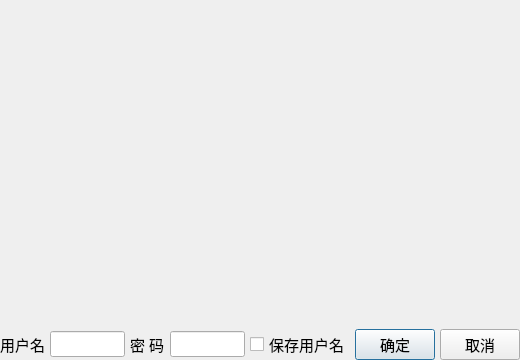
<?xml version="1.0" encoding="UTF-8"?>
<ui version="4.0">
 <class>dlgLogin</class>
 <widget class="QDialog" name="dlgLogin">
  <property name="geometry">
   <rect>
    <x>0</x>
    <y>0</y>
    <width>520</width>
    <height>360</height>
   </rect>
  </property>
  <property name="maximumSize">
   <size>
    <width>520</width>
    <height>360</height>
   </size>
  </property>
  <property name="font">
   <font>
    <pointsize>11</pointsize>
   </font>
  </property>
  <property name="windowTitle">
   <string>Dialog</string>
  </property>
  <layout class="QVBoxLayout" name="verticalLayout">
   <property name="spacing">
    <number>0</number>
   </property>
   <property name="leftMargin">
    <number>0</number>
   </property>
   <property name="topMargin">
    <number>0</number>
   </property>
   <property name="rightMargin">
    <number>0</number>
   </property>
   <property name="bottomMargin">
    <number>0</number>
   </property>
   <item>
    <widget class="QLabel" name="label">
     <property name="maximumSize">
      <size>
       <width>520</width>
       <height>334</height>
      </size>
     </property>
     <property name="text">
      <string/>
     </property>
     <property name="pixmap">
      <pixmap resource="res.qrc">:/images/images/splash2.jpg</pixmap>
     </property>
     <property name="scaledContents">
      <bool>true</bool>
     </property>
    </widget>
   </item>
   <item>
    <layout class="QHBoxLayout" name="horizontalLayout">
     <property name="spacing">
      <number>5</number>
     </property>
     <item>
      <widget class="QLabel" name="label_2">
       <property name="text">
        <string>用户名</string>
       </property>
      </widget>
     </item>
     <item>
      <widget class="QLineEdit" name="editUser"/>
     </item>
     <item>
      <widget class="QLabel" name="label_3">
       <property name="text">
        <string>密 码</string>
       </property>
      </widget>
     </item>
     <item>
      <widget class="QLineEdit" name="editPSWD">
       <property name="echoMode">
        <enum>QLineEdit::Password</enum>
       </property>
      </widget>
     </item>
     <item>
      <widget class="QCheckBox" name="chkBoxSave">
       <property name="text">
        <string>保存用户名</string>
       </property>
      </widget>
     </item>
     <item>
      <spacer name="horizontalSpacer_3">
       <property name="orientation">
        <enum>Qt::Horizontal</enum>
       </property>
       <property name="sizeHint" stdset="0">
        <size>
         <width>17</width>
         <height>20</height>
        </size>
       </property>
      </spacer>
     </item>
     <item>
      <widget class="QPushButton" name="btnOK">
       <property name="text">
        <string>确定</string>
       </property>
       <property name="icon">
        <iconset resource="res.qrc">
         <normaloff>:/images/images/704.bmp</normaloff>:/images/images/704.bmp</iconset>
       </property>
      </widget>
     </item>
     <item>
      <widget class="QPushButton" name="btnCancel">
       <property name="text">
        <string>取消</string>
       </property>
       <property name="icon">
        <iconset resource="res.qrc">
         <normaloff>:/images/images/706.bmp</normaloff>:/images/images/706.bmp</iconset>
       </property>
      </widget>
     </item>
     <item>
      <spacer name="horizontalSpacer_6">
       <property name="orientation">
        <enum>Qt::Horizontal</enum>
       </property>
       <property name="sizeHint" stdset="0">
        <size>
         <width>40</width>
         <height>20</height>
        </size>
       </property>
      </spacer>
     </item>
    </layout>
   </item>
  </layout>
 </widget>
 <resources>
  <include location="res.qrc"/>
 </resources>
 <connections>
  <connection>
   <sender>btnCancel</sender>
   <signal>clicked()</signal>
   <receiver>dlgLogin</receiver>
   <slot>reject()</slot>
   <hints>
    <hint type="sourcelabel">
     <x>648</x>
     <y>484</y>
    </hint>
    <hint type="destinationlabel">
     <x>374</x>
     <y>253</y>
    </hint>
   </hints>
  </connection>
 </connections>
</ui>
